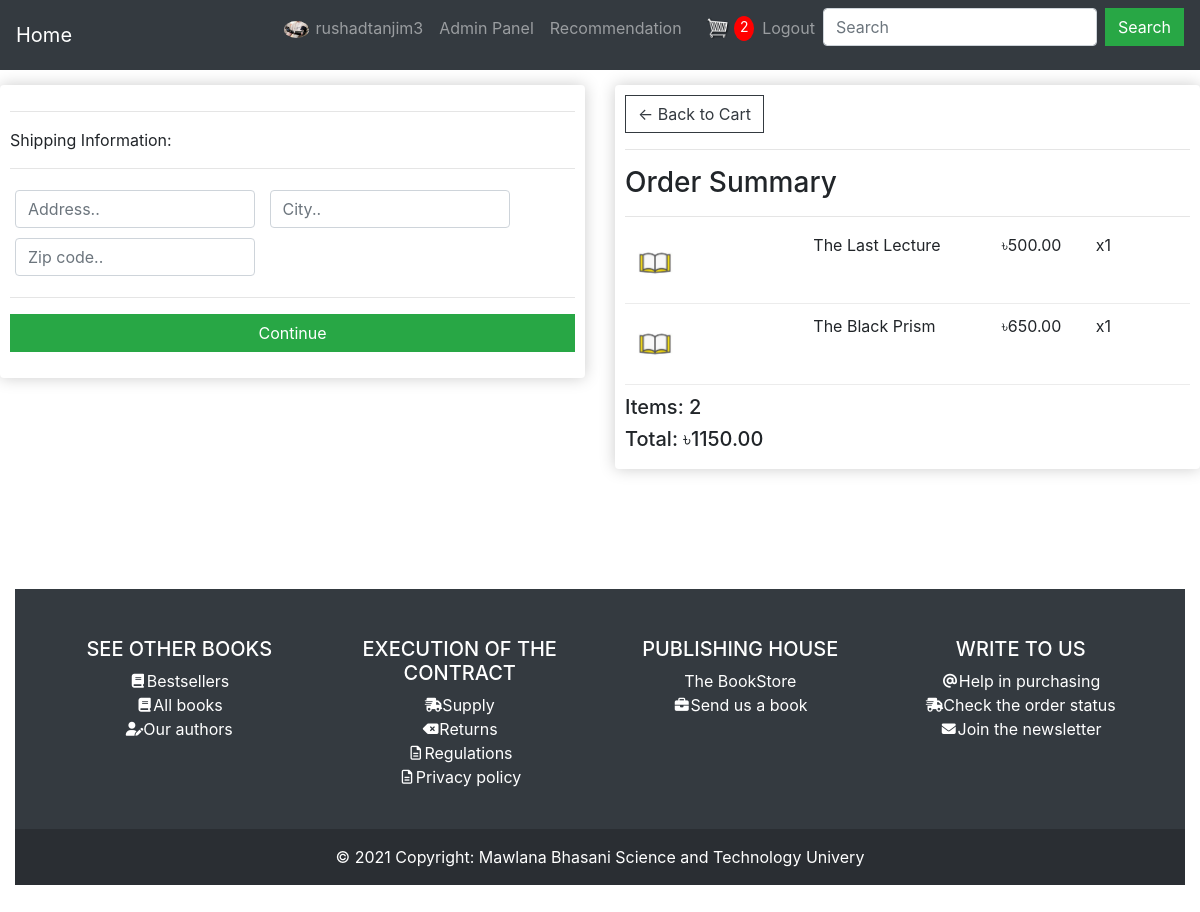
/profiles/checkout/ (signed in), run on an earlier commit of the app's database.
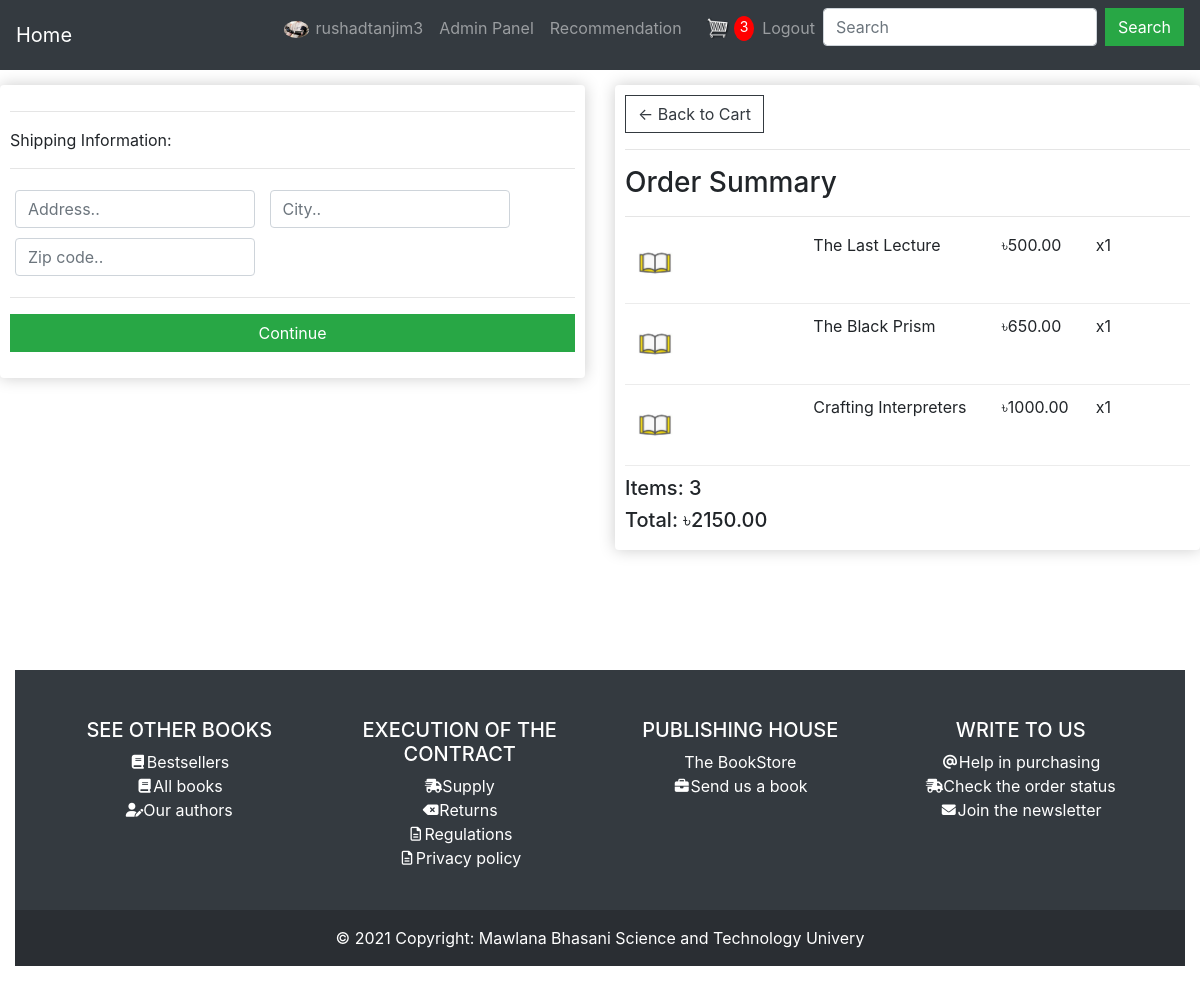
And on a later commit of the database.
### profiles/models.py (models this page shows, shortened)
class OrderItem(models.Model):
    product = models.ForeignKey(
        Product, on_delete=models.SET_NULL, blank=True, null=True)
    order = models.ForeignKey(
        Order, on_delete=models.SET_NULL, blank=True, null=True)
    quantity = models.IntegerField(default=0, null=True, blank=True)
    date_added = models.DateTimeField(auto_now_add=True)
    @ property
    def get_total(self):
        total = self.product.price * self.quantity
        return total

class Order(models.Model):
    profile = models.ForeignKey(
        Profile, on_delete=models.SET_NULL, blank=True, null=True)
    date_ordered = models.DateTimeField(auto_now_add=True)
    completed = models.BooleanField(default=False, null=True)
    transaction_id = models.CharField(max_length=200, null=True, blank=True)
    @ property
    def get_cart_total(self):
        orderitems = self.orderitem_set.all()
        total = sum([item.get_total for item in orderitems])
        return total
    @ property
    def get_cart_items(self):
        orderitems = self.orderitem_set.all()
        total = sum([item.quantity for item in orderitems])
        return total
    @property
    def shipping(self):
        shipping = False
        orderitems = self.orderitem_set.all()
        for i in orderitems:
            if i.product.digital == False:
                shipping = True
            return shipping

### shop/models.py (models this page shows, shortened)
class Product(models.Model):
    BOOK_GENRES_CHOICES = [
        ('Action', 'Action and adventure'),
        ('Art', 'Art/architecture'),
        ('Alternate history', 'Alternate history'),
        ('Autobiography', 'Autobiography'),
        ('Anthology', 'Anthology'),
        ('Biography', 'Biography'),
        ('Business', 'Business/economics'),
        ('Children', 'Children'),
        ('Crafts/hobbies', 'Crafts/hobbies'),
        ('Classic', 'Classic'),
        ('Cookbook', 'Cookbook'),
        ('Comic book', 'Comic book'),
        ('Diary', 'Diary'),
        ('Dictionary', 'Dictionary'),
        ('Crime', 'Crime'),
        ('Encyclopedia', 'Encyclopedia'),
        ('Drama', 'Drama'),
        ('Fairytale', 'Fairytale'),
        ('Health', 'Health/fitness'),
        ('Fantasy', 'Fantasy'),
        ('History', 'History'),
        ('Graphic novel', 'Graphic novel'),
        ('Home and garden', 'Home and garden'),
        ('Historical fiction', 'Historical fiction'),
        ('Humor', 'Humor'),
        ('Horror', 'Horror'),
        ('Journal', 'Journal'),
        ('Mystery', 'Mystery'),
        ('Math', 'Math'),
        ('Paranormal romance', 'Paranormal romance'),
        ('Memoir', 'Memoir'),
        ('Picture book', 'Picture book'),
        ('Philosophy', 'Philosophy'),
        ('Poetry', 'Poetry'),
        ('Prayer', 'Prayer'),
        ('Political thriller', 'Political thriller'),
        ('Religion', 'Religion, spirituality, and new age'),
        ('Romance', 'Romance'),
        ('Textbook', 'Textbook'),
        ('Satire', 'Satire'),
        ('True crime', 'True crime'),
        ('Science fiction', 'Science fiction'),
        ('Review', 'Review'),
        ('Short story', 'Short story'),
        ('Science', 'Science'),
        ('Suspense', 'Suspense'),
        ('Self help', 'Self help'),
        ('Thriller', 'Thriller'),
        ('Sports and leisure', 'Sports and leisure'),
        ('Western', 'Western'),
        ('Travel', 'Travel'),
        ('Young adult', 'Young adult'),
    ]
    product_name = models.CharField(blank=True, max_length=255)
    author_name = models.CharField(blank=True, max_length=255)
    price = models.FloatField(blank=True, null=True, default=1)
    digital = models.BooleanField(default=False, null=True, blank=False)
    genres = models.CharField(
        max_length=150, choices=BOOK_GENRES_CHOICES, default='Textbook')
    quantity = models.IntegerField(blank=False, default=1)
    product_pic = models.ImageField(
        default='book-default.jpg', upload_to='product')

### profiles/views.py (the view)
# urls.py: path('checkout/', views.checkout, name='checkout'),
def checkout(request):
    if request.user.is_authenticated:
        customer = request.user.profile
        order, created = Order.objects.get_or_create(
            profile=customer, completed=False)
        items = order.orderitem_set.all()
        cartItems = order.get_cart_items
    else:
        items = []
        order = {'get_cart_total': 0, 'get_cart_items': 0, 'shipping': False}
        cartItems = order['get_cart_items']
    data = {'items': items, 'order': order, 'cartItems': cartItems}
    return render(request, 'profiles/checkout.html', data)

### profiles/templates/profiles/checkout.html (shortened to what this page needs)
{% extends 'profiles/base.html' %}
{% load static %}
{% block content %}
    <div class="row">
        <div class="col-lg-6">
            <div class="box-element" id="form-wrapper">
                <form id="form">
                    <div id="shipping-info">
                        <hr />
                        <p>Shipping Information:</p>
                        <hr />
                        <div class="form-field">
                            <input class="form-control"
                                   type="text"
                                   name="address"
                                   placeholder="Address.."/>
                        </div>
                        <div class="form-field">
                            <input class="form-control" type="text" name="city" placeholder="City.." />
                        </div>
                        <div class="form-field">
                            <input class="form-control"
                                   type="text"
                                   name="zipcode"
                                   placeholder="Zip code.."/>
                        </div>
                    </div>
                    <hr />
                    <input id="form-button"
                           class="btn btn-success btn-block"
                           type="submit"
                           value="Continue"/>
                </form>
            </div>
            <br />
        </div>
        <div class="col-lg-6">
            <div class="box-element">
                <a class="btn btn-outline-dark" href="{% url 'profiles:cart' %}">&#x2190; Back to Cart</a
                    >
                    <hr />
                    <h3>Order Summary</h3>
                    <hr />
                    {% for item in items %}
                        <div class="cart-row">
                            <div style="flex: 2">
                                <img class="row-image" src="{{ item.product.product_pic.url }}" />
                            </div>
                            <div style="flex: 2">
                                <p>{{ item.product.product_name }}</p>
                            </div>
                            <div style="flex: 1">
                                <p>&#2547;{{ item.product.price|floatformat:2 }}</p>
                            </div>
                            <div style="flex: 1">
                                <p>x{{ item.quantity }}</p>
                            </div>
                        </div>
                    {% endfor %}
                    <h5>Items: {{ order.get_cart_items }}</h5>
                    <h5>Total: &#2547;{{ order.get_cart_total|floatformat:2 }}</h5>
                </div>
            </div>
        </div>
    {% endblock content %}

### profiles/templates/profiles/base.html (shortened to what the changed rows need)
{% load static %}
{% load profiles_extras %}
<html lang="en">
    <head>
        <link rel="stylesheet"
              type="text/css"
              href="{% static 'css/bootstrap.css' %}">
        <link rel="stylesheet" href="{% static 'css/all.css' %}">
        <link rel="stylesheet" href="{% static 'css/brands.css' %}">
        <link rel="stylesheet" href="{% static 'css/solid.css' %}">
        <link rel="stylesheet" href="{% static 'css/regular.css' %}">
        <link rel="stylesheet" type="text/css" href="{% static 'css/main.css' %}">
    </head>
    <body>
        <nav class="navbar navbar-expand-lg bg-dark navbar-dark sticky-top">
            <div class="collapse navbar-collapse" id="navbarSupportedContent">
                <ul class="navbar-nav ml-auto">
                    {% if user.is_authenticated %}
                        <div class="form-inline my-2 my-lg-0">
                            <a href="{% url 'profiles:cart' %}">
                                <img id="cart-icon" src="{% static 'images/cart.png' %}">
                                <p id="cart-total">{{ cartItems }}</p>
                            </a>
                        </div>
                        <li>
                            <a class="nav-item nav-link" href="{% url 'profiles:logout' %}">Logout</a>
                        </li>
                    {% endif %}
                </ul>
            </div>
        </nav>
        {% block content %}{% endblock %}
        <br>
        <br>
        <br>
    </body>
</html>

What changed in the data, as far as the page shows it:
added OrderItem: product.product_pic (placeholder picture), product.product_name "Crafting Interpreters", product.price "1000.00", quantity "1"
computed for Order: get_cart_items "2" → "3"; get_cart_total "1150.00" → "2150.00"
Also different on the page:
{{ cartItems }}: "2" → "3"
